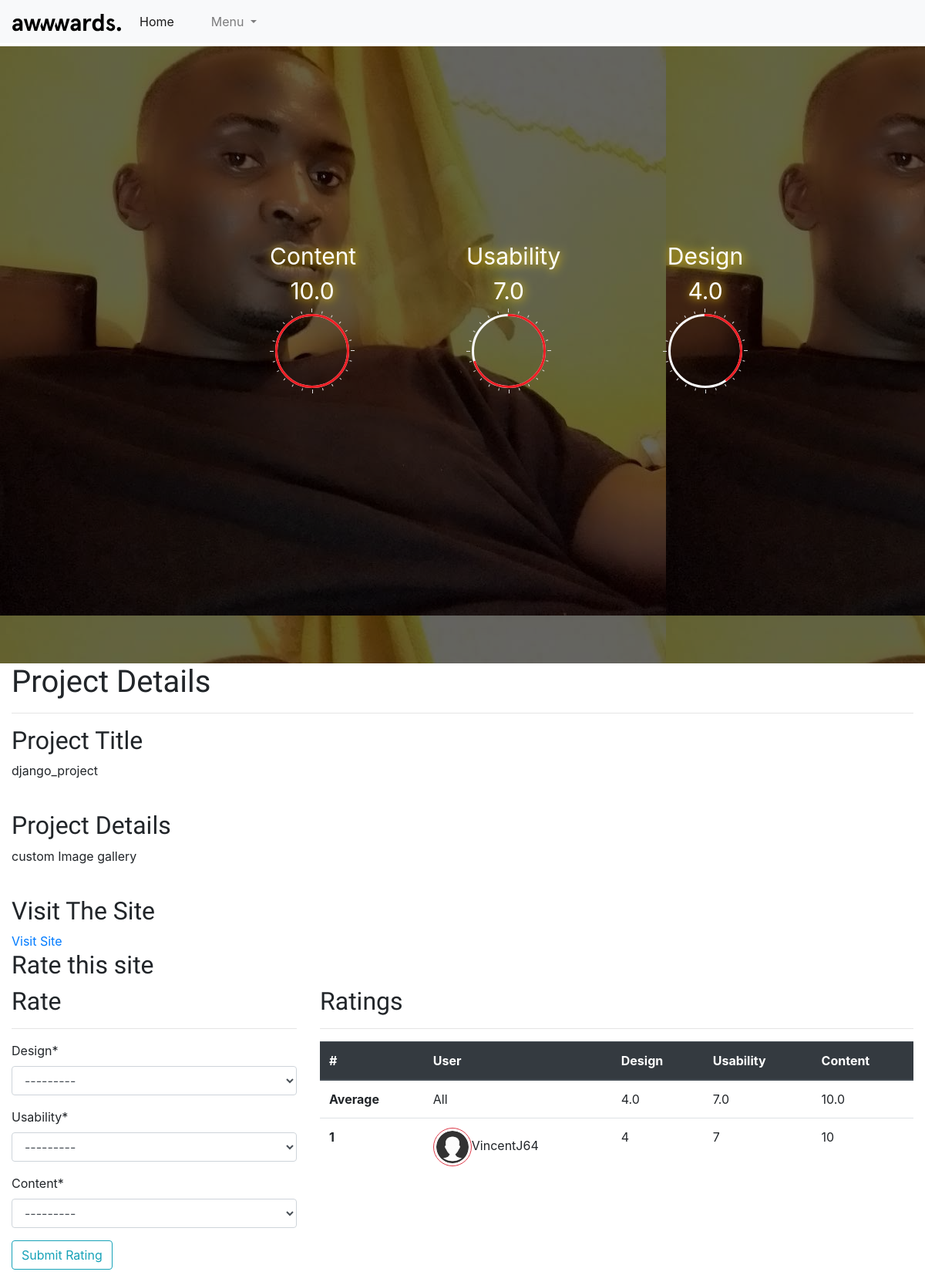
The app's page /rating/1 (signed in), older data.
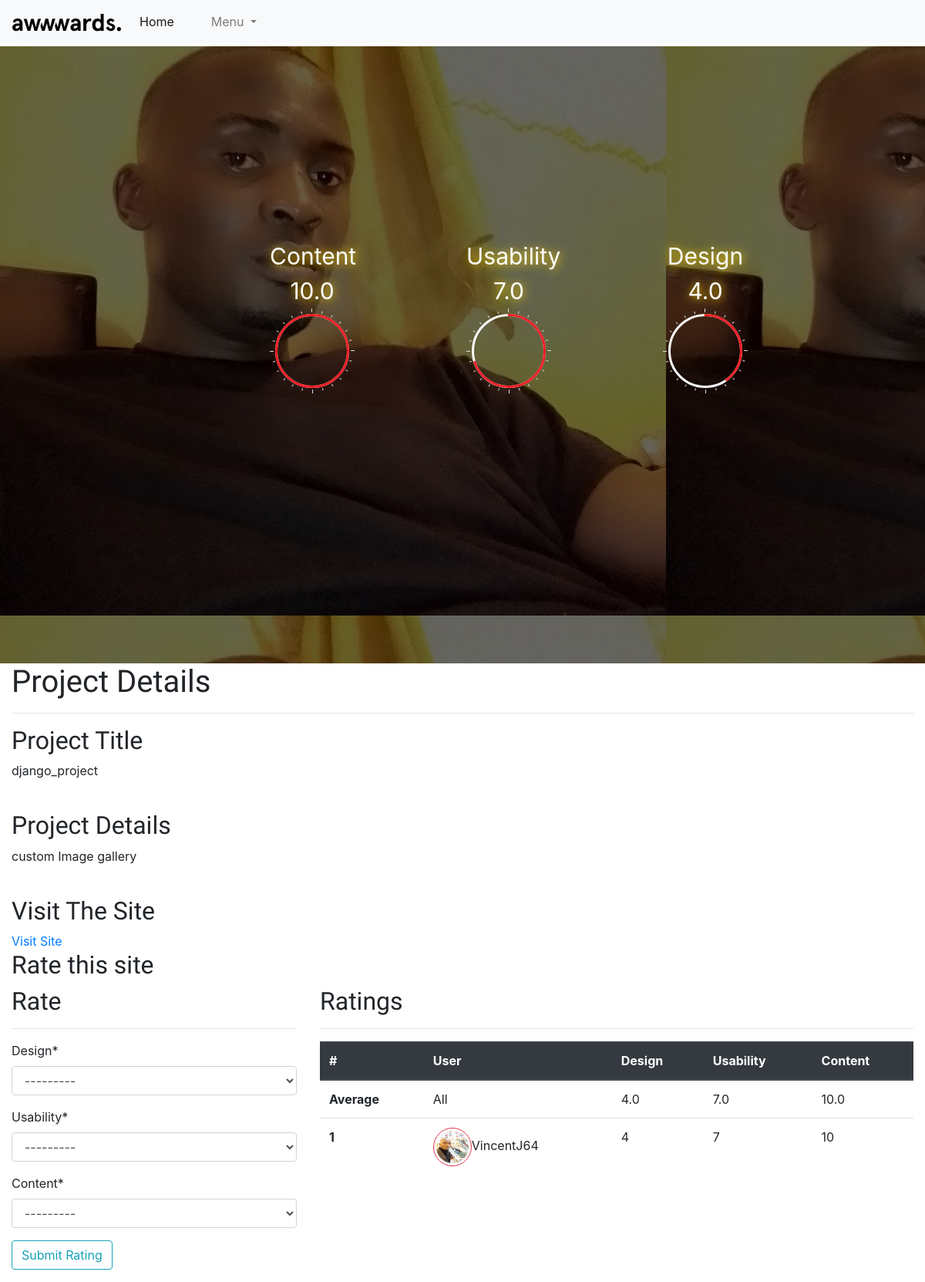
The same page, newer data.
### main/models.py (models this page shows, shortened)
class Rating(models.Model):
    design = models.IntegerField(choices=[(i,i) for i in range(1,11)])
    usability = models.IntegerField(choices=[(i,i) for i in range(1,11)])
    content = models.IntegerField(choices=[(i,i) for i in range(1,11)])
    project = models.ForeignKey(Project,on_delete=models.CASCADE)
    user = models.ForeignKey(User,on_delete=models.CASCADE)

### users/models.py (models this page shows, shortened)
class Profile(models.Model):
    user = models.OneToOneField(User,on_delete=models.CASCADE)
    profile_pic = models.ImageField(default='default.jpg',upload_to='profile_pics')
    bio = models.TextField(blank=True)

### main/views.py (the view)
# urls.py: re_path(r'^rating/(?P<pk>\d+)$',views.RateProject,name="rate_project"),
@login_required
def RateProject(request,pk):
    project = Project.objects.get(id=pk)
    title = "Rating"
    current_user = request.user
    project_rating = Rating.objects.filter(project=project).order_by("pk")
    current_user_id = request.user.id
    project_rated = Rating.objects.filter(user=current_user_id)
    design_mean_rating = []
    for d_rating in project_rating:
        design_mean_rating.append(d_rating.design)
    try:
        design_average = sum(design_mean_rating)/len(design_mean_rating)
        design_percent = design_average * 10
    except ZeroDivisionError:
        design_average = "0"
        design_percent = 0
    usability_mean_rating = []
    for u_rating in project_rating:
        usability_mean_rating.append(u_rating.usability)
    try:
        usability_average = sum(usability_mean_rating)/len(usability_mean_rating)
        usability_percent = usability_average *10
    except ZeroDivisionError:
        usability_average = "0"
        usability_percent = 0
    content_mean_rating = []
    for c_rating in project_rating:
        content_mean_rating.append(c_rating.content)
    try:
        content_average = sum(content_mean_rating)/len(content_mean_rating)
        content_percent = content_average * 10
    except ZeroDivisionError:
        content_average = "0"
        content_percent = 0
    form = RatingUploadForm()
    context = {
        "project":project,
        "form":form,
        "project_rating":project_rating,
        "design_average":design_average,
        "content_average":content_average,
        "usability_average":usability_average,
        "usability_percent":usability_percent,
        "content_percent":content_percent,
        "design_percent":design_percent
    }
    return render(request,"main/rateproject.html",context)

### main/forms.py
class RatingUploadForm(forms.ModelForm):
    class Meta:
        model = Rating
        fields = ["design","usability","content"]

### main/templates/main/rateproject.html (shortened to what this page needs)
{% extends 'main/base.html' %}
{% load crispy_forms_tags %}
{% block content %}
<div class="rating-page above"
    style="background-image: url({{project.image.url}});height: 100vh;background-attachment: fixed;">
    <div id="overlay">
        <div class="container-fluid">
            <div class="container spinners">
                <div class="row">
                    <div class="col-md-4">
                        <div class="box">
                            <div class="chart" data-percent="{{content_percent}}">Content {{ content_average }}</div>
                        </div>
                    </div>
                    <div class="col-md-4">
                        <div class="box">
                            <div class="chart" data-percent="{{ usability_percent }}">Usability {{ usability_average }}
                            </div>
                        </div>
                    </div>
                    <div class="col-md-4">
                        <div class="box">
                            <div class="chart" data-percent="{{ design_percent }}">Design {{ design_average }}</div>
                        </div>
                    </div>
                </div>
            </div>
        </div>
    </div>
</div>
<div class="container-fluid">
    <h1 class="project-details-heading">Project Details</h1>
    <hr>
    <h2 class="project-details-heading">Project Title</h2>
    <p>{{ project.title }} {{ design_mean }}</p><br>
    <h2 class="project-details-heading">Project Details</h2>
    <p>{{ project.description }}</p><br>
    <h2 class="project-details-heading">Visit The Site</h2>
    <a href="{{project.link}}">Visit Site</a><br>
    <h2 class="project-details-heading">Rate this site</h2>
    <div class="row">
        <div class="col-md-4">
            <h2 class="project-details-heading">Rate</h2>
            <hr>
            <form action="" method="POST" enctype="multipart/form-data" id="ratingform">
                {{ form|crispy }}
                <div class="form-group">
                    <button class="btn btn-outline-info" type="submit">Submit Rating</button>
                </div>
            </form>
        </div>
        <div class="col-md-8">
            <h2 class="project-details-heading">Ratings</h2>
            <hr>
            <table class="table">
                <thead class="thead-dark">
                    <tr>
                        <th scope="col">#</th>
                        <th scope="col">User</th>
                        <th scope="col">Design</th>
                        <th scope="col">Usability</th>
                        <th scope="col">Content</th>
                    </tr>
                </thead>
                <tbody class="t-data">
                    <tr>
                        <th scope="row">Average</th>
                        <td>All</td>
                        <td>{{ design_average }}</td>
                        <td>{{ usability_average }}</td>
                        <td>{{ content_average }}</td>
                    </tr>
                    {% if project_rating %}
                    {% for rating in project_rating %}
                    <tr class="rate{{rating.user.id}}">
                        <th scope="row">{{ forloop.counter }}</th>
                        <td class="t-user"><img src="{{ rating.user.profile.profile_pic.url }}" alt="profile picture"
                                class="rounded-circle custom-display border border-danger">{{ rating.user.username }}
                        </td>
                        <td class="t-design">{{ rating.design }}</td>
                        <td class="t-usability">{{ rating.usability }}</td>
                        <td class="t-content">{{ rating.content }}</td>
                    </tr>
                    {% endfor %}
                    {% endif %}
                </tbody>
            </table>
        </div>
    </div>
</div>
{% endblock %}

Row changes from the older to the newer data that the page shows:
changed through a linked row, Rating "VincentJ64": user.profile.profile_pic: picture added in place of a placeholder
